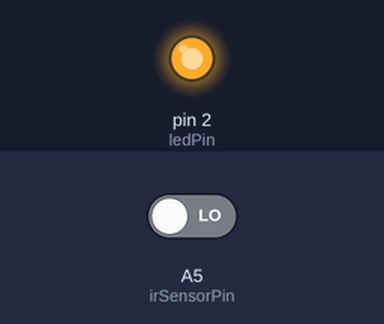
This sketch was run on a simulated Arduino Uno, built with avr-gcc and run on an emulated ATmega328P. Parts: output pins drawn as LEDs (lit = HIGH). The inputs (shaded band) are chosen by the test bench; at power-on: A5 (irSensorPin) LOW.

Above: at 1.2 s.
1.3 s: A5 (irSensorPin) driven HIGH
At 2.0 s:
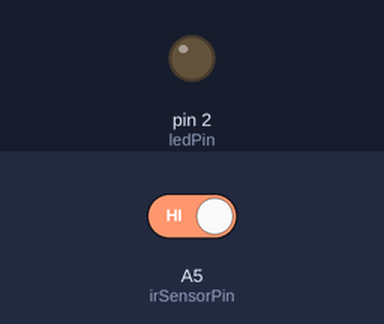
2.8 s: A5 (irSensorPin) driven LOW
At 3.2 s:
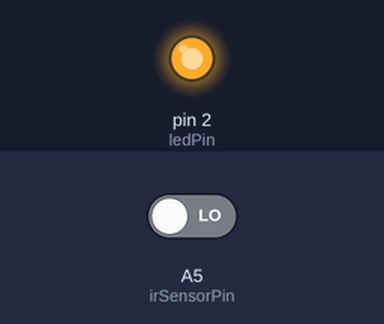
Timing chart, 0 to 5.8 s (numbered marks = the images above; inputs shaded):
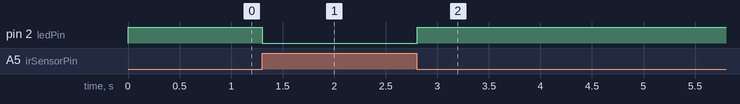

The sketch:

IR_Obstacle_Detector_with_LED.ino
```cpp
//Define the pin numbers for the IR sensor and the LED
const int irSensorPin = A5; // IR sensor connected to pin A5
const int ledPin = 2;       // LED connected to pin 2

void setup() {
  // Initialize the IR sensor pin as an input
  pinMode(irSensorPin, INPUT);

  // Initialize the LED pin as an output
  pinMode(ledPin, OUTPUT);
}

void loop() {
  // Read the state of the IR sensor
  int sensorState = digitalRead(irSensorPin);
  Serial.println(sensorState);

  // Check if the sensor detects an object (assuming LOW means an object is present)
  if (sensorState == HIGH) {
    digitalWrite(ledPin, LOW); // Turn on the LED
    Serial.println("LED : 0");
  } else {
    digitalWrite(ledPin, HIGH);  // Turn off the LED
    Serial.println("LED : 1");
  }
  // Add a small delay to prevent excessive serial output
   delay(100);
}
```

Measured:
- after the input at 1.3 s, pin 2 (ledPin): HIGH → LOW at once
- after the input at 2.8 s, pin 2 (ledPin): LOW → HIGH at once
